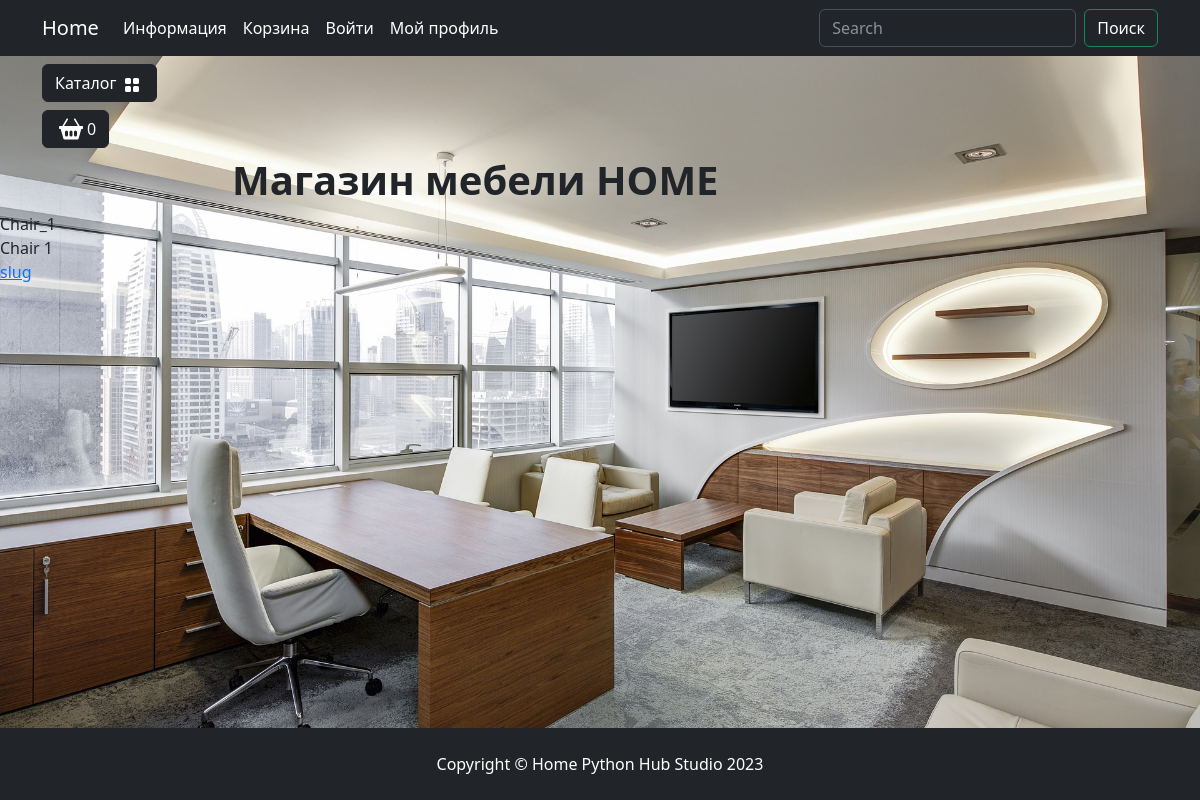
The page /goods/catalog/ on the database as committed earlier.
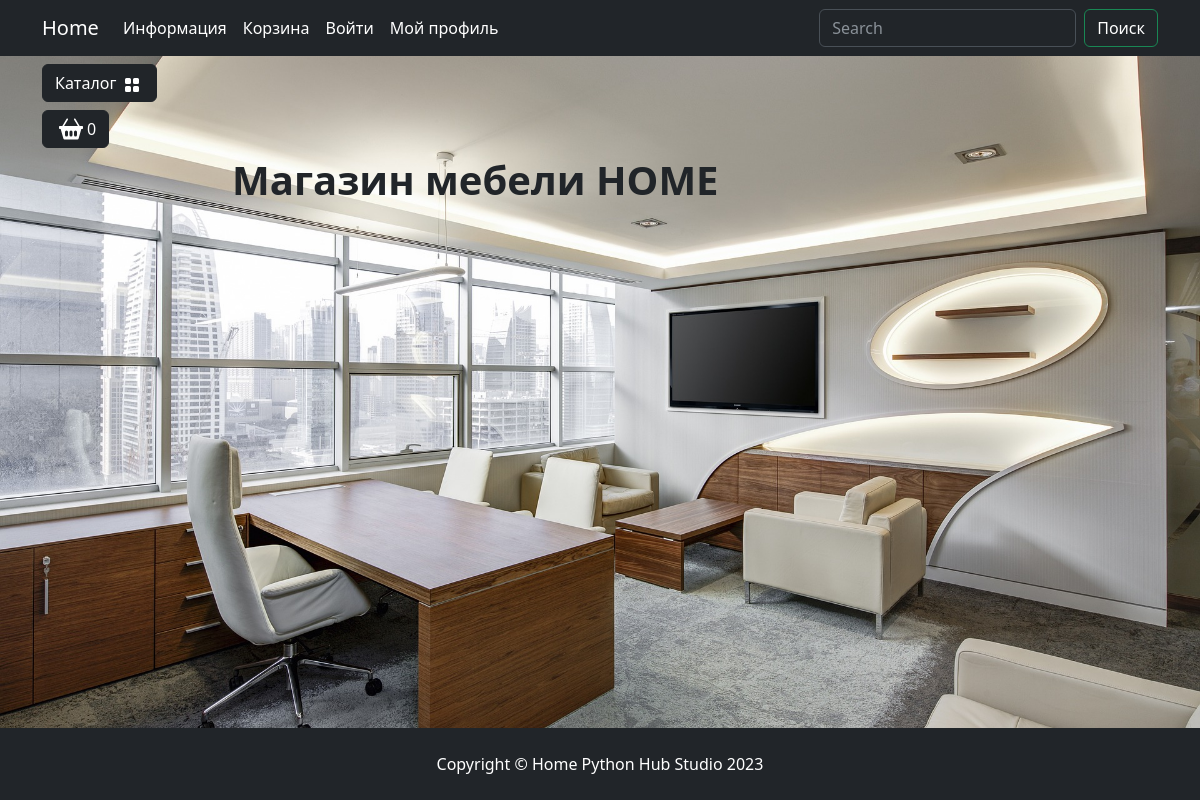
The same page on the database as committed later.
### goods/models.py (models this page shows, shortened)
class Products(models.Model):
    name =  models.CharField(max_length=200, unique=True, verbose_name='Название')
    slug = models.SlugField(max_length=300, unique=True, blank=True, null=True, verbose_name='URL_product')
    description = models.TextField(blank=True, null=True, verbose_name='Описание')
    image = models.ImageField(upload_to='Products_image/%Y/%m/%d', default='default.jpg', blank=True, null=True, verbose_name='Изображение')
    price = models.DecimalField(default=0.00, max_digits=6, decimal_places=2, verbose_name='Цена')
    discount = models.DecimalField(default=0.00, max_digits=6, decimal_places=2, verbose_name='Скидка')
    quantity = models.PositiveIntegerField(default=0, verbose_name='Количество')
    category = models.ForeignKey(to=Categories, on_delete=models.CASCADE, verbose_name='Категория')
    class Meta:
        db_table = 'product'
        verbose_name = 'Товар'
        verbose_name_plural = 'Товары'
        ordering = ('id',)

### goods/views.py (the view)
# urls.py: path('catalog/', views.catalog, name='catalog'),
def catalog(request):
    goods = Products.objects.all()
    context = {
        'goods': goods,
    }
    return render(request, 'goods/catalog.html', context)

### goods/templates/goods/catalog.html (shortened to what this page needs)
{% extends 'base.html' %}
{% load static %}
{% block content %}
    {% for item in goods %}
    <div>
        <div>{{ item.name }}</div>
        <div>{{ item.description }}</div>
        <div><a href="{% url 'goods:product' slug=item.slug %}">slug</a></div>
    </div>
    {% endfor %}
{% endblock content %}

### templates/base.html (shortened to what this page needs)
{% load static %}
<!DOCTYPE html>
<html lang="en">
<head>
    <link rel="stylesheet" href="{% static 'deps/css/bootstrap/bootstrap.min.css' %}">
    <link rel="stylesheet" href="{% static 'deps/css/my_css.css' %}">
    <link rel="stylesheet" href="{% static 'deps/css/my_footer_css.css' %}">
</head>
<body>
    <header>
        <nav class="navbar navbar-expand-lg bg-dark" data-bs-theme="dark">
            <div class="container">
                <a class="navbar-brand" href="{% url 'main:index' %}">Home</a>
                <div class="collapse navbar-collapse" id="navbarSupportedContent">
                    <ul class="navbar-nav me-auto mb-2 mb-lg-0">
                        <li class="nav-item dropdown ">
                            <a class="nav-link dropdown-toggle text-white" href="#" role="button"
                                data-bs-toggle="dropdown" aria-expanded="false">
                                Информация
                            </a>
                        </li>
                        <li class="nav-item">
                            <a class="nav-link  text-white" href="carts/cart.html">Корзина</a>
                        </li>
                        <li class="nav-item">
                            <a class="nav-link  text-white" href="users/login.html">Войти</a>
                        </li>
                        <li class="nav-item dropdown ">
                            <a class="nav-link dropdown-toggle text-white" href="#" role="button"
                                data-bs-toggle="dropdown" aria-expanded="false">
                                Мой профиль
                            </a>
                        </li>
                    </ul>
                    <form class="d-flex" role="search">
                        <input class="form-control me-2" type="search" placeholder="Search" aria-label="Search">
                        <button class="btn btn-outline-success text-white" type="submit">Поиск</button>
                    </form>
                </div>
            </div>
        </nav>
    </header>
    <section>
        <div class="container">
            <div class="row mt-1 position-fixed z-3">
                <div class="dropdown mb-2">
                    <button class="btn btn-secondary dropdown-toggle btn-dark" type="button" data-bs-toggle="dropdown"
                        aria-expanded="false">
                        Каталог
                        <img class="mx-1" src="deps/icons/grid-fill.svg" alt="Catalog Icon" width="16"
                            height="16">
                    </button>
                </div>
                <div>
                    <button type="button" class="btn btn-dark btn-secondary d-flex" id="modalButton"
                        aria-expanded="false">
                        <img class="mx-1" src="deps/icons/basket2-fill.svg" alt="Catalog Icon" width="24"
                            height="24">
                        <span id="goods-in-cart-count">0</span>
                    </button>
                </div>
            </div>
        </div>
        <div class="container">
            <div class="row mt-1">
                <div class="col-lg-2">
                </div>
                <div class="col-lg-10">
                    <h1 class="mt-5 pt-5"><strong>Магазин мебели HOME</strong></h1>
                </div>
            </div>
        </div>
    </section>
    {% block content %}
    {% endblock content %}
    <footer class="py-4 bg-dark">
        <div class="container">
            <p class="m-0 text-center text-white">Copyright &copy; Home Python Hub Studio 2023</p>
        </div>
    </footer>
</body>
</html>

### static/deps/css/my_css.css (style rules this page uses)
body { background-image: url("../images/bg-image.jpg"); background-repeat: no-repeat; background-attachment: fixed; background-position: center center; background-size: cover; height: 100%; }
.dropdown-toggle::after { content: none; }

### static/deps/css/my_footer_css.css (style rules this page uses)
footer { position: fixed; bottom: 0; width: 100%; background-color: #343a40; padding: 10px 0; }

Rows that differ between the two databases and show on the page:
removed Products: name "Chair_1", description "Chair 1"
